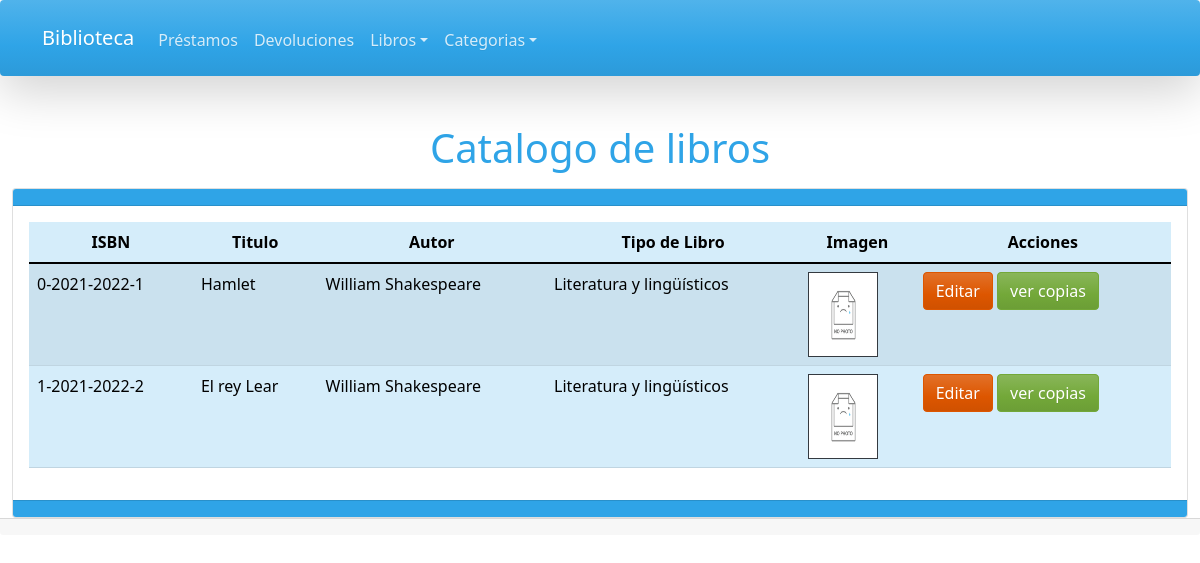
The app's page /resources/sections/Catalogo.php, older data.
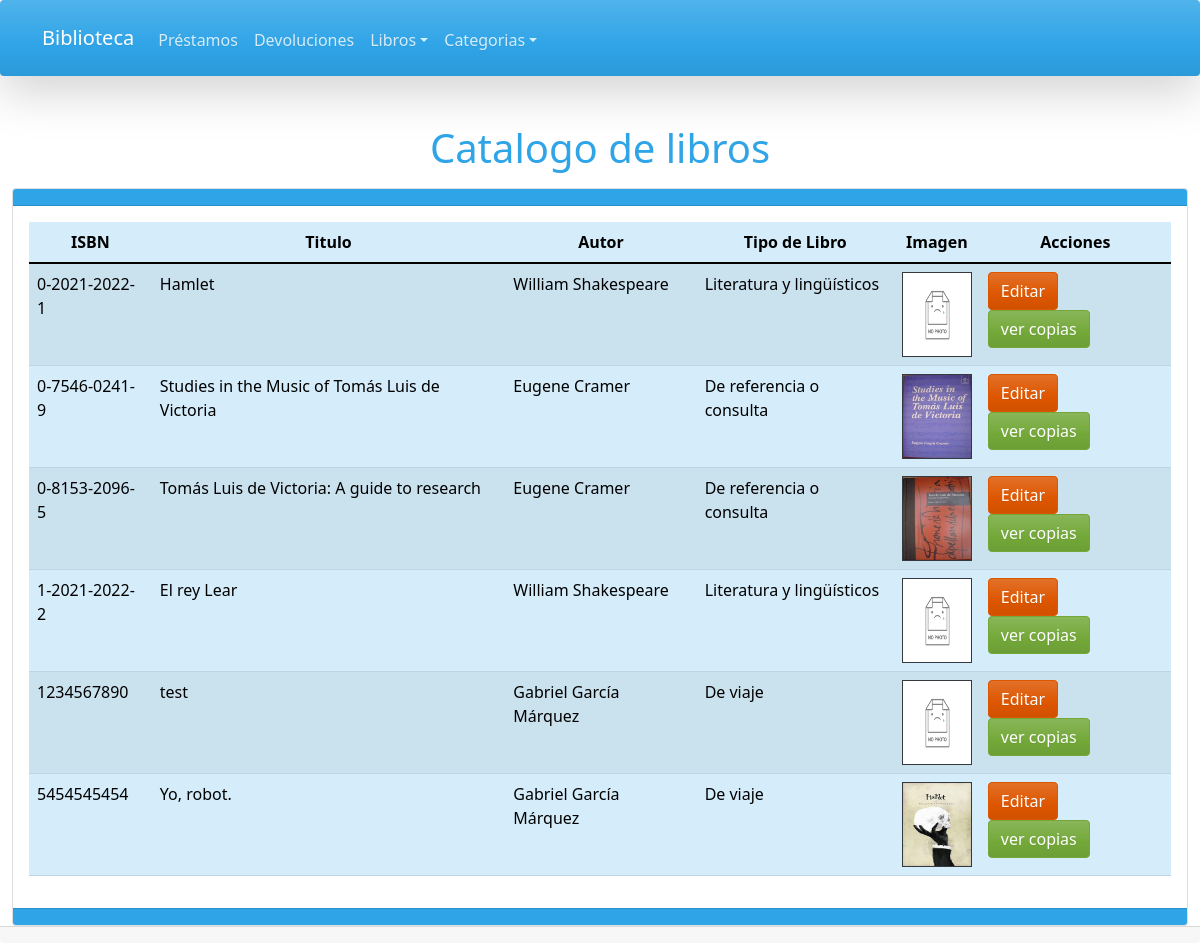
The same page, newer data.
### tables this page shows
CREATE TABLE `libro` (
  `id` int(11) NOT NULL AUTO_INCREMENT,
  `isbn` varchar(18) NOT NULL,
  `titulo` varchar(50) NOT NULL,
  `idAutor` int(11) NOT NULL,
  `tipoLibro` tinyint(3) NOT NULL,
  `codigoBbliotecario` int(11) NOT NULL,
  `image` varchar(100) DEFAULT NULL,
  `estado` tinyint(1) NOT NULL DEFAULT 1,
  `fechaRegistro` datetime NOT NULL DEFAULT current_timestamp(),
  PRIMARY KEY (`id`),
  UNIQUE KEY `isbn` (`isbn`),
  KEY `codigoBbliotecario` (`codigoBbliotecario`),
  KEY `idAutor` (`idAutor`),
  KEY `tipoLibro` (`tipoLibro`),
  CONSTRAINT `libro_ibfk_1` FOREIGN KEY (`idAutor`) REFERENCES `autor` (`idAutor`),
  CONSTRAINT `libro_ibfk_2` FOREIGN KEY (`codigoBbliotecario`) REFERENCES `bibliotecario` (`codigoBbliotecario`),
  CONSTRAINT `libro_ibfk_3` FOREIGN KEY (`tipoLibro`) REFERENCES `tipos-de-libros` (`idtipoLibro`)
);

### config.php (called while the page is built, shortened)
<?php
$config = array(
    "urls" => array(
        "baseUrl" => "http://" . $_SERVER["HTTP_HOST"] . "/Gestion Biblioteca"
    ),
    "paths" => array(
        "resources" => "/resources",
        "images" => array(
            "content" => "http://" . $_SERVER["HTTP_HOST"] . "/Gestion Biblioteca/public_html/img/content",
            "layout" => "http://" . $_SERVER["HTTP_HOST"] . "/Gestion Biblioteca/public_html/img/layout"
        )
    )
);

### resources/classes/connections/ConexionBD.php (called while the page is built, shortened)
<?php
include_once $_SERVER['DOCUMENT_ROOT'] . "/Gestion Biblioteca/config.php";
class ConexionBD implements IEjecutarSQL
{
    private $pdo;
    public function __construct($host, $bd_name, $username, $password)
    {
        try {
            $this->pdo = new PDO("mysql:host=$host;dbname=$bd_name", $username, $password, [PDO::ATTR_ERRMODE => PDO::ERRMODE_WARNING]);
            if ($this->pdo instanceof PDO) {
                return $this->pdo;
            } else {
                throw new Exception(message: "Database not found");
            }
        } catch (PDOException $e) {
            die($e->getMessage());
        }
    }
    function ejecutaSQL($sql)
    {
        $query = $this->pdo->prepare($sql);
        $query->execute();
        return $query->fetchAll(PDO::FETCH_ASSOC);
    }
}

### resources/classes/controllers/Intermediario.php (called while the page is built, shortened)
<?php
include_once $_SERVER['DOCUMENT_ROOT'] . "/Gestion Biblioteca/config.php";
require_once CONNECTIONS . "/ConexionBD.php";
class Intermediario
{
    private $conexion;
    function __construct(ConexionBD $conexion = null)
    {
        $this->conexion = $conexion == null ? new ConexionBD("localhost", "bd_biblioteca", "root", "") : $conexion;
    }
    public function ejecutarSQL($sql)
    {
        return $this->conexion->ejecutaSQL($sql);
    }
}

### resources/sections/Catalogo.php (the view, shortened to what this page needs)
<?php
include_once $_SERVER['DOCUMENT_ROOT'] . "/Gestion Biblioteca/config.php";
require_once CONTROLLERS . "/Intermediario.php";
include_once TEMPLATES . "/Cabecera.php";
$intermediario = new Intermediario();
$sql = "SELECT * FROM v_libros";
$listaDeLibros = $intermediario->ejecutarSQL($sql);
$rutaImg = "../../public_html/img/content/";
?>
<h1 class="text-center pb-2">Catalogo de libros</h1>
<body>
    <div class="container-fluid">
        <div class="card">
            <div class="card-header text-white text-center bg-primary">
            </div>
            <div class="card-body">
                <table class="table table-striped table-primary" id="tabla-libros">
                    <thead class="text-center">
                        <tr>
                            <th>ISBN</th>
                            <th>Titulo</th>
                            <th>Autor</th>
                            <th>Tipo de Libro</th>
                            <th>Imagen</th>
                            <th>Acciones</th>
                        </tr>
                    </thead>
                    <tbody>
                        <?php
                        foreach ($listaDeLibros as $libro) {
                        ?>
                        <tr>
                            <td><?php echo $libro["isbn"] ?></td>
                            <td><?php echo $libro["titulo"] ?></td>
                            <td><?php echo $libro["Autor"] ?></td>
                            <td><?php echo $libro["Tipo de Libro"] ?></td>
                            <td>
                                <img src="<?php echo (file_exists($rutaImg . $libro["image"])) ? $rutaImg . $libro["image"] : $rutaImg . "default.png"; ?>"
                                    class="border border-dark " alt="Imagen del autor"
                                    style="width: 70px ; height:85px;">
                            </td>
                            <td>
                                <a name="editar" class="btn btn-warning"
                                    href="<?php echo $config["urls"]["baseUrl"] . "/resources/sections/AgregarLibros.php?id=" . $libro["id libro"]; ?>">
                                        Editar
                                    </a>
                                <a name="revisar-copias" class="btn btn-success"
                                    href="<?php echo $config["urls"]["baseUrl"] . "/resources/sections/Copias.php?isbn=" . $libro["isbn"]; ?>">
                                        ver copias
                                    </a>
                            </td>
                        </tr>
                        <?php } ?>
                    </tbody>
                </table>
            </div>
            <div class="card-footer bg-primary text-muted">
            </div>
        </div>
    </div>
</body>
<?php
include_once TEMPLATES . "/Pie.php";
?>

### resources/templates/Cabecera.php (shortened to what this page needs)
<?php
include_once $_SERVER['DOCUMENT_ROOT'] . "/Gestion Biblioteca/config.php";
?>
<!DOCTYPE html>
<html lang="en">
    <head>
        <link href="<?php echo $config["urls"]["baseUrl"] . "/public_html/css/bootstrap.css"; ?>"
            rel="stylesheet">
        <link rel="stylesheet" type="text/css"
            href="https://cdn.datatables.net/v/bs5/dt-1.12.1/b-2.2.3/cr-1.5.6/date-1.1.2/fc-4.1.0/fh-3.2.4/kt-2.7.0/r-2.3.0/rg-1.2.0/rr-1.2.8/sc-2.0.7/sb-1.3.4/sp-2.0.2/sl-1.4.0/sr-1.1.1/datatables.min.css" />
        <link rel="stylesheet"
            href="<?php echo $config["urls"]["baseUrl"] . "/public_html/css/customStyleSheet.css"; ?>">
        <nav
            class="navbar navbar-expand-xl justify-content-center navbar-light navbar-dark bg-primary shadow-lg p-3 mb-5 bg-white rounded">
            <div class=" container">
                <a class="navbar-brand"
                    href="<?php echo $config["urls"]["baseUrl"] . "/index.php"; ?>">Biblioteca</a>
                <div class="collapse navbar-collapse" id="navbarNavAltMarkup">
                    <ul class="navbar-nav me-auto mt-2 mt-lg-1">
                        <li class="nav-item">
                            <a class="nav-link"
                                href="<?php echo $config["urls"]["baseUrl"] . "/resources/sections/Prestamos.php"; ?>">Préstamos
                            <span class="visually-hidden">(current)</span></a></a>
                        </li>
                        <li class="nav-item">
                            <a class="nav-link"
                                href="<?php echo $config["urls"]["baseUrl"] . "/resources/sections/Devoluciones.php"; ?>">Devoluciones
                            <span class="visually-hidden">(current)</span></a></a>
                        </li>
                        <li class="nav-item dropdown">
                            <a class="nav-link dropdown-toggle" href="#" id="LibrosDropDown"
                                data-bs-toggle="dropdown" aria-haspopup="true"
                                aria-expanded="false">Libros</a>
                        </li>
                        <li class="nav-item dropdown">
                            <a class="nav-link dropdown-toggle" href="#" id="CategoriasDropDown"
                                data-bs-toggle="dropdown" aria-haspopup="true"
                                aria-expanded="false">Categorias</a>
                        </li>
                    </ul>
                </div>
            </div>
        </nav>
        <link rel="stylesheet"
            href="https://cdn.jsdelivr.net/npm/bootstrap-icons@1.8.3/font/bootstrap-icons.css">
    </head>

### resources/templates/Pie.php
<footer class="card-footer text-muted">
</footer>
</html>

Row changes from the older to the newer data that the page shows:
added libro: isbn "0-7546-0241-9", titulo "Studies in the Music of Tomás Luis de Victoria", Autor "Eugene Cramer", Tipo "De referencia o consulta", image (picture)
added libro: isbn "0-8153-2096-5", titulo "Tomás Luis de Victoria: A guide to research", Autor "Eugene Cramer", Tipo "De referencia o consulta", image (picture)
added libro: isbn "1234567890", titulo "test", Autor "Gabriel García Márquez", Tipo "De viaje"
added libro: isbn "5454545454", titulo "Yo, robot.", Autor "Gabriel García Márquez", Tipo "De viaje", image (picture)
